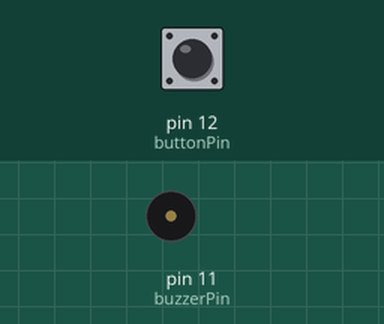
The program below on a simulated Raspberry Pi (header pin numbers). Shown: buzzer (waves = sounding, pin HIGH). The inputs (shaded band) are chosen by the test bench; at power-on: pin 12 (buttonPin) HIGH. What the program prints to the terminal is not drawn.

Above: at 1.2 s.
1.3 s: pin 12 (buttonPin) pulled LOW for 0.15 s
At 1.37 s:
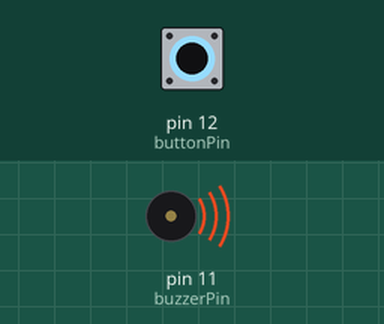
2.9 s: pin 12 (buttonPin) pulled LOW for 3.2 s
At 7.5 s:
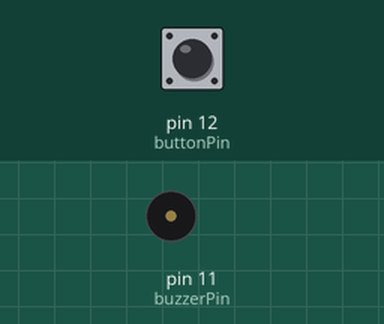
Timing chart, 0 to 9.0 s (numbered marks = the images above; inputs shaded):
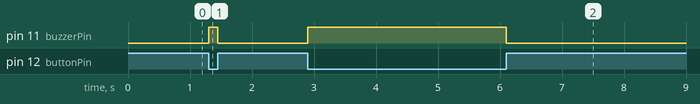

The program:

Doorbell.py
```python
import RPi.GPIO as GPIO

buzzerPin = 11
buttonPin = 12


def setup():
    GPIO.setmode(GPIO.BOARD)
    # using physical GPIO numbering. it is used to set the serial number of GPIO which is based on physcial location of pin
    # This is GPIO17 amd GPIO18 corresponds to pin 11 and 12
    GPIO.setup(buzzerPin, GPIO.OUT)  # buzzerPin to Output mode
    # set buttonPin to PULL UP INPUT mode
    # buttonPin to input moe with pull resistor
    GPIO.setup(buttonPin, GPIO.IN, pull_up_down=GPIO.PUD_UP)


def loop():
    while True:
        if GPIO.input(buttonPin) == GPIO.LOW:  # if button is pressed
            # turn it on using HIGH as output level
            GPIO.output(buzzerPin, GPIO.HIGH)
            print('buzzer turned on >>')
        else:  # if button is relessed
            # turn it off using LOW as output level
            GPIO.output(buzzerPin, GPIO.LOW)
            print('buzzer turned off <<<')


def destroy():
    GPIO.cleanup()                    # Release GPIO resource


if __name__ == '__main__':
    print('Program is starting...')
    setup()
    try:
        loop()
    except KeyboardInterrupt:  # terminate app on ctrl-c
        destroy()
```

Measured:
- after the input at 1.3 s, pin 11 (buzzerPin): LOW → HIGH at once, → LOW 0.15 s later
- after the input at 2.9 s, pin 11 (buzzerPin): LOW → HIGH at once, → LOW 3.2 s later
